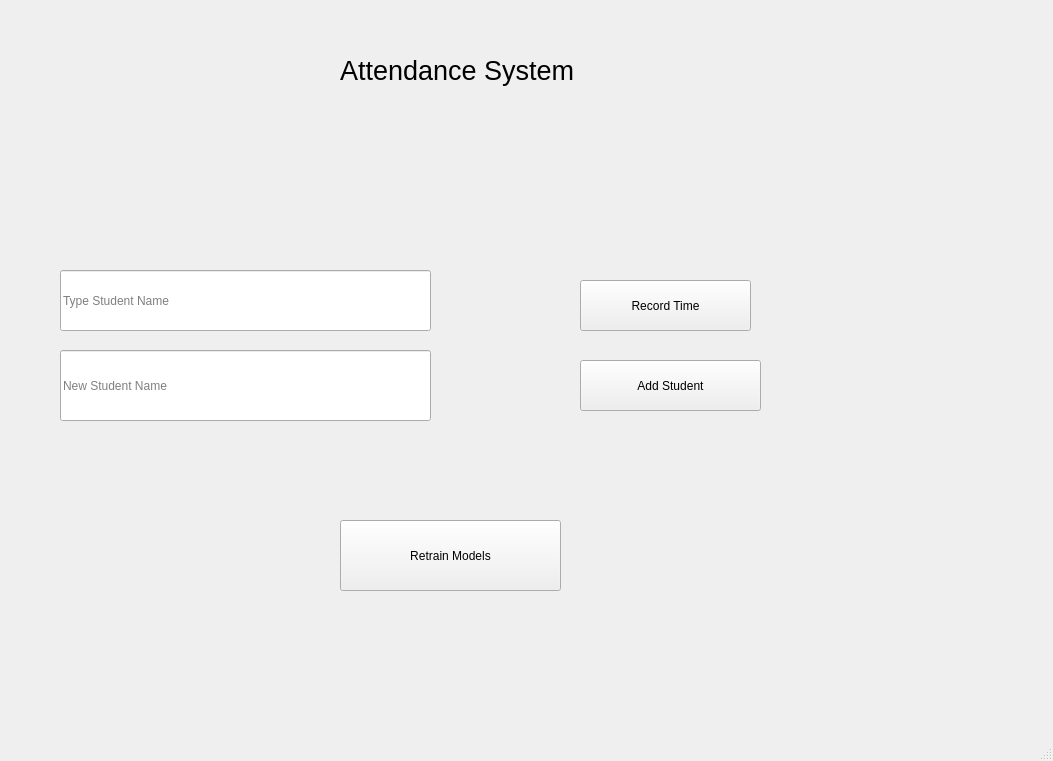
<?xml version="1.0" encoding="UTF-8"?>
<ui version="4.0">
 <class>MainWindow</class>
 <widget class="QMainWindow" name="MainWindow">
  <property name="geometry">
   <rect>
    <x>0</x>
    <y>0</y>
    <width>1053</width>
    <height>761</height>
   </rect>
  </property>
  <property name="windowTitle">
   <string>MainWindow</string>
  </property>
  <widget class="QWidget" name="centralwidget">
   <widget class="QLabel" name="label">
    <property name="geometry">
     <rect>
      <x>340</x>
      <y>40</y>
      <width>361</width>
      <height>61</height>
     </rect>
    </property>
    <property name="font">
     <font>
      <pointsize>20</pointsize>
     </font>
    </property>
    <property name="text">
     <string>Attendance System</string>
    </property>
   </widget>
   <!-- <widget class="QPushButton" name="newDateButton">
    <property name="geometry">
     <rect>
      <x>410</x>
      <y>160</y>
      <width>181</width>
      <height>71</height>
     </rect>
    </property>
    <property name="text">
     <string>New Date</string>
    </property>
   </widget> -->
   <widget class="QLineEdit" name="recordField">
    <property name="geometry">
     <rect>
      <x>60</x>
      <y>270</y>
      <width>371</width>
      <height>61</height>
     </rect>
    </property>
    <property name="placeholderText">
     <string>Type Student Name</string>
    </property>
   </widget>
   <widget class="QLineEdit" name="insertField">
    <property name="geometry">
     <rect>
      <x>60</x>
      <y>350</y>
      <width>371</width>
      <height>71</height>
     </rect>
    </property>
    <property name="placeholderText">
     <string>New Student Name</string>
    </property>
   </widget>
   <widget class="QPushButton" name="recordTimeButton">
    <property name="geometry">
     <rect>
      <x>580</x>
      <y>280</y>
      <width>171</width>
      <height>51</height>
     </rect>
    </property>
    <property name="text">
     <string>Record Time</string>
    </property>
   </widget>
   <widget class="QPushButton" name="addStudentButton">
    <property name="geometry">
     <rect>
      <x>580</x>
      <y>360</y>
      <width>181</width>
      <height>51</height>
     </rect>
    </property>
    <property name="text">
     <string>Add Student</string>
    </property>
   </widget>
   <widget class="QPushButton" name="retrainButton">
    <property name="geometry">
     <rect>
      <x>340</x>
      <y>520</y>
      <width>221</width>
      <height>71</height>
     </rect>
    </property>
    <property name="text">
     <string>Retrain Models</string>
    </property>
   </widget>
  </widget>
  <widget class="QMenuBar" name="menubar">
   <property name="geometry">
    <rect>
     <x>0</x>
     <y>0</y>
     <width>1053</width>
     <height>31</height>
    </rect>
   </property>
  </widget>
  <widget class="QStatusBar" name="statusbar"/>
 </widget>
 <resources/>
 <connections/>
</ui>
